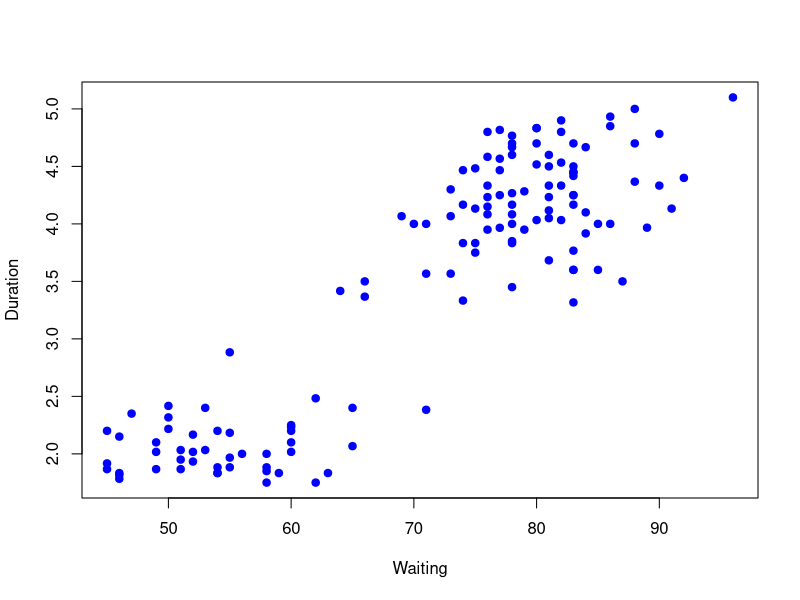
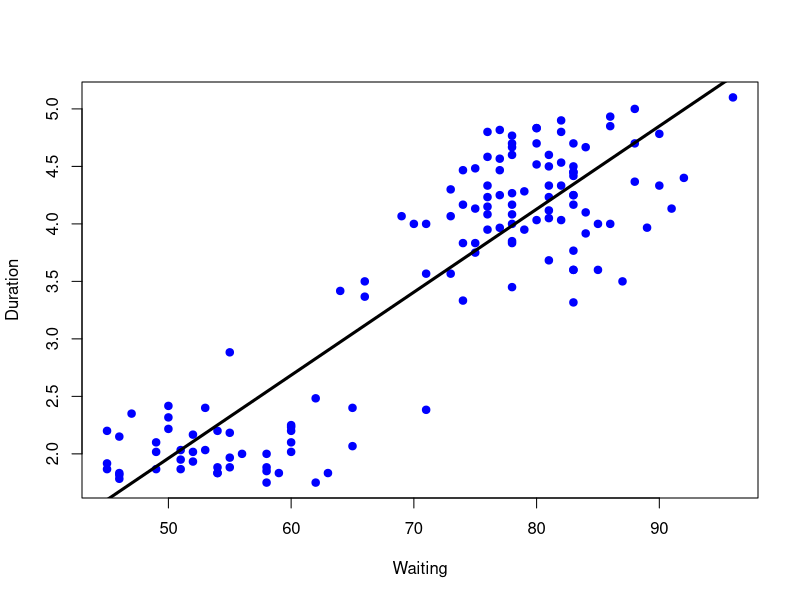
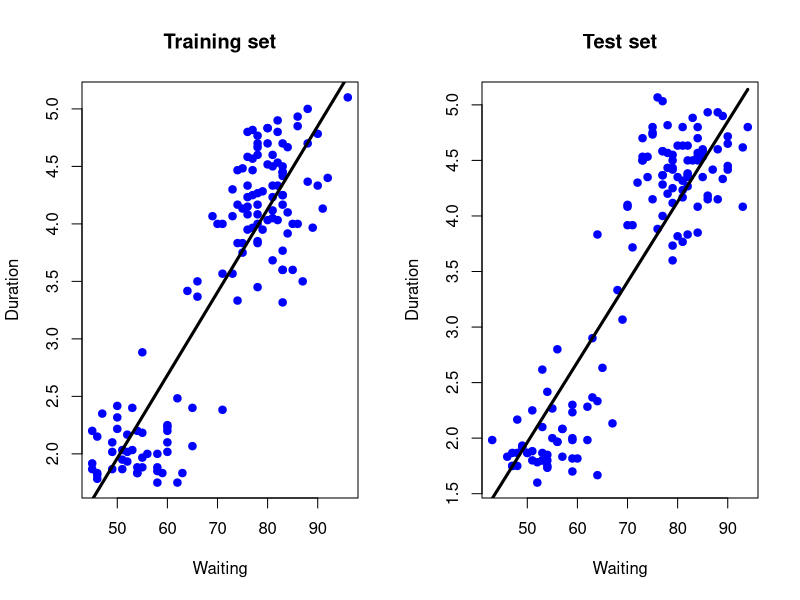
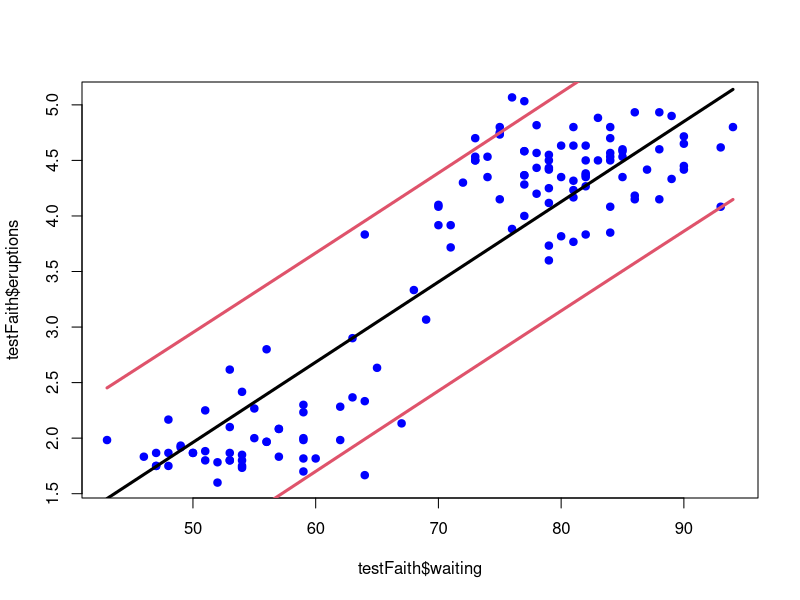
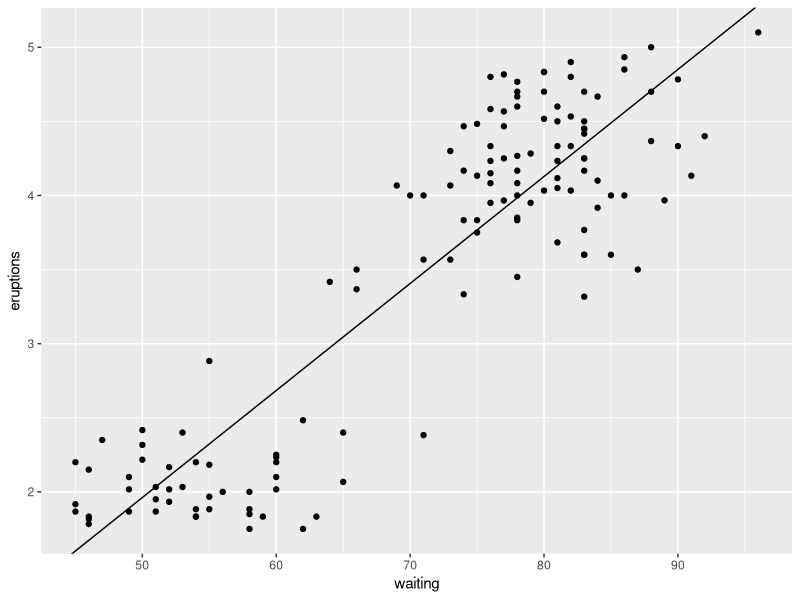
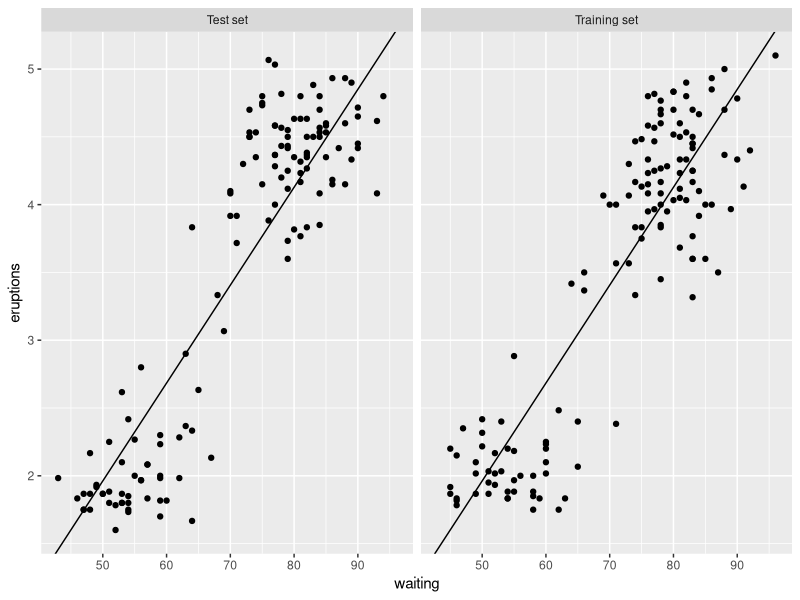
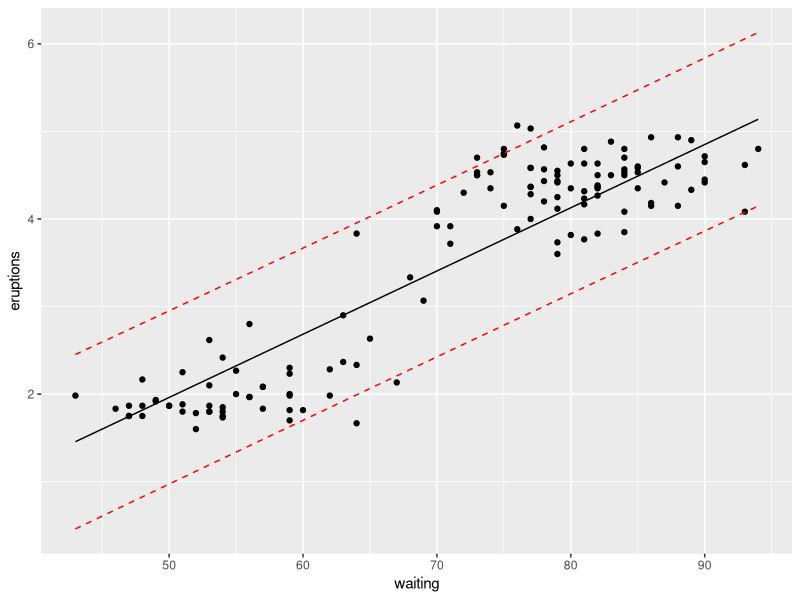

Generate these figures, in order, with R:
#' ---
#' title: 'Practical Machine Learning Week 2 : The caret package lecture 2.8 - Predicting with regression'
#' author: Jeff Leek, notes by Bruno Fischer Colonimos
#' date: "`r format(Sys.Date(), '%d %B %Y')`"
#' output:
#'         pdf_document:
#'             toc: yes
#'             toc_depth: 3
#'             number_sections: yes
#'         urlcolor : blue
#'         fontsize: 11pt
#'         geometry: top=.9in, left=1in, right=1in, bottom = 1in, footskip = 0.3in
#'
#'         html_document:
#'             theme: readable
#'             toc: yes
#'             number_sections: yes
#' ---

#' -----------------------------------------
#'
#' Key ideas
#' =========
#'

#' * Fit a simple regression model
#' * Plug in new covariates and multiply by the coefficients
#' * Useful when the linear model is (nearly) correct
#'
#' Pros:
#'
#' * Easy to implement
#' * Easy to interpret
#'
#' Cons:
#'
#' * Often poor performance in nonlinear settings
#'
#'
#' Example: Old faithful eruptions
#' --------------------------------
#'
#'
#+ libs, echo = FALSE
library(caret)

#+ data,
data(faithful)
set.seed(333)
inTrain <- createDataPartition(y=faithful$waiting,
                               p=0.5, list=FALSE)
trainFaith <- faithful[inTrain,]; testFaith <- faithful[-inTrain,]
head(trainFaith)


#'
#' Eruption duration versus waiting time
#' ======================================
#'

plot(trainFaith$waiting,trainFaith$eruptions,pch=19,
     col="blue",xlab="Waiting",ylab="Duration")


#' Fit a linear model
#' $$ED_i = b_0 + b_1 WT_i + e_i$$

lm1 <- lm(eruptions ~ waiting,data=trainFaith)
summary(lm1)


#'
#' Model fit
#' =========
#'

plot(trainFaith$waiting,trainFaith$eruptions,
     pch=19,col="blue",xlab="Waiting",ylab="Duration")
lines(trainFaith$waiting,lm1$fitted,lwd=3)


#' Predict a new value
#' ===================

#' $$\hat{ED} = \hat{b}_0 + \hat{b}_1 WT$$

coef(lm1)[1] + coef(lm1)[2]*80

# or, using the lm object
newdata <- data.frame(waiting=80)
predict(lm1,newdata)

# REM # predict(lm1) works (newdata = original data ?)
# predict(lm1) - predict(lm1, trainFaith)

#'
#' Plot predictions - training and test
#' ====================================
#'

par(mfrow=c(1,2)) # make 2 plots

plot(trainFaith$waiting,trainFaith$eruptions,
     pch=19,col="blue", main = "Training set", xlab="Waiting",ylab="Duration")
lines(trainFaith$waiting, predict(lm1), lwd=3)

plot(testFaith$waiting,testFaith$eruptions,
     pch=19,col="blue", main = "Test set", xlab="Waiting",ylab="Duration")
lines(testFaith$waiting,predict(lm1, newdata=testFaith), lwd=3)

par(mfrow=c(1,1))


#'
#' Get training set/test set errors
#' ==================================
#'

# Calculate RMSE on training
sqrt(sum((lm1$fitted-trainFaith$eruptions)^2))

# Calculate RMSE on test
sqrt(sum((predict(lm1,newdata=testFaith)-testFaith$eruptions)^2))


#'
#' Prediction intervals
#' =====================
#'

pred1 <- predict(lm1,newdata=testFaith,interval="prediction")
ord <- order(testFaith$waiting)
plot(testFaith$waiting, testFaith$eruptions, pch=19, col="blue")
matlines(testFaith$waiting[ord], pred1[ord,], type="l", ,col=c(1,2,2),lty = c(1,1,1), lwd=3)



#'
#' Same process with caret
#' =======================
#'

modFit <- train(eruptions ~ waiting, data=trainFaith, method = "lm")
summary(modFit$finalModel)

#'
#' Model fit
#' ---------
#'
# get coefficients from modelobject$finalModel
# modFit$finalModel$coefficients["(Intercept)"]
# modFit$finalModel$coefficients["waiting"]

# with ggplot2
ggplot(data = cbind(trainFaith, tpred=predict(modFit,trainFaith))) +
        geom_point(aes(waiting, eruptions)) +
        geom_abline(slope = modFit$finalModel$coefficients["waiting"],
                    intercept = modFit$finalModel$coefficients["(Intercept)"])

#'
#' Plot predictions - training and test
#' ------------------------------------
#'

# # with ggplot2 and gridExtra (not so good: axis differences)
# gtrain <- ggplot(data = cbind(trainFaith, tpred=predict(modFit,trainFaith))) +
#         geom_point(aes(waiting, eruptions)) +
#         geom_abline(slope = modFit$finalModel$coefficients["waiting"],
#                     intercept = modFit$finalModel$coefficients["(Intercept)"]) +
#         labs(title="Training Set") + theme(plot.title = element_text(hjust = 0.5))
#
# gtst <- ggplot(data = cbind(testFaith, tpred=predict(modFit,testFaith))) +
#         geom_point(aes(waiting, eruptions)) +
#         geom_abline(slope = modFit$finalModel$coefficients["waiting"],
#                     intercept = modFit$finalModel$coefficients["(Intercept)"]) +
#         labs(title="Test Set") + theme(plot.title = element_text(hjust = 0.5))
#
# library(gridExtra)
# grid.arrange(gtrain, gtst, ncol = 2)


# with ggplot2 and facetting
traintestdata <- rbind(
        cbind(trainFaith, tpred=predict(modFit,newdata = trainFaith), set = c("Training set")),
        cbind(testFaith, tpred=predict(modFit,newdata = testFaith), set = c("Test set"))
)

ggplot(data = traintestdata) +
        geom_point(aes(waiting, eruptions)) +
        geom_abline(slope = modFit$finalModel$coefficients["waiting"],
                    intercept = modFit$finalModel$coefficients["(Intercept)"]) +
        facet_grid(. ~ set)





#'
#' Get training set/test set errors
#' --------------------------------
#'

# Calculate RMSE on training
sqrt(sum((modFit$finalModel$fitted-trainFaith$eruptions)^2))

# Calculate RMSE on test
sqrt(sum((predict(modFit,newdata=testFaith)-testFaith$eruptions)^2))


#'
#' Prediction intervals
#' --------------------
#'

# With ggplot2
pred1 <- predict(modFit$finalModel,newdata=testFaith,interval="prediction")
# colnames(pred1) #"fit" "lwr" "upr"
ggplot(cbind(testFaith, pred1), aes(waiting, eruptions)) + geom_point() +
        geom_line(aes(waiting, fit)) +
        geom_line(aes(waiting, lwr), color = "red", linetype= 2) +
        geom_line(aes(waiting, upr), color = "red", linetype= 2)




#'
#' Notes and further reading
#' -------------------------
#'

#' Regression models with multiple covariates can be included
#' Often useful in combination with other models

#'
#' Books:
#'
#' * [Elements of statistical learning](http://www-stat.stanford.edu/~tibs/ElemStatLearn/)
#' * [Modern applied statistics with S](http://www.amazon.com/Modern-Applied-Statistics-W-N-Venables/dp/0387954570)
#' * [Introduction to statistical learning](http://www-bcf.usc.edu/~gareth/ISL/)
#'
